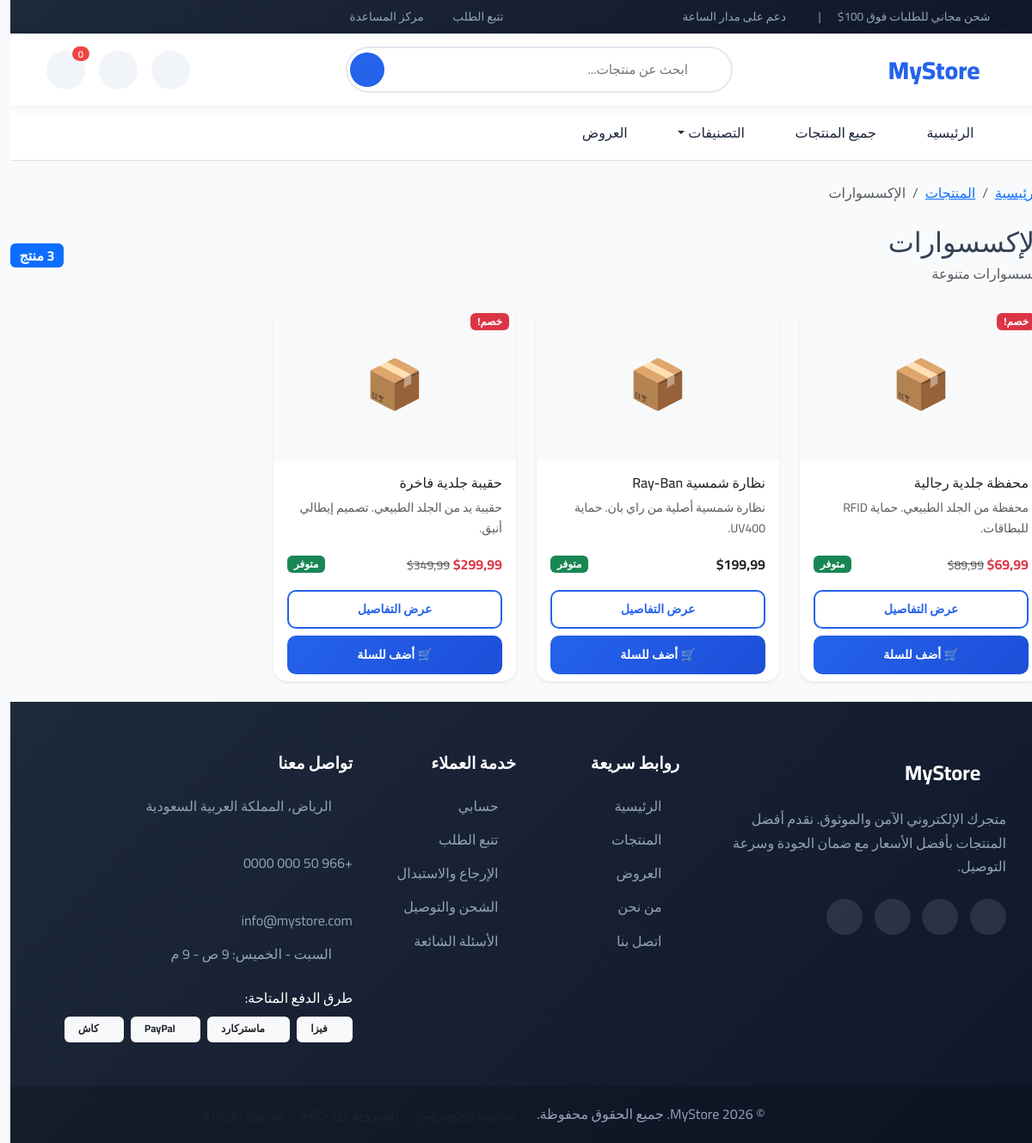
/category/accessories/, run on the app's committed database.
### products/models.py (models this page shows, shortened)
class Category(models.Model):
    name = models.CharField(max_length=100, unique=True)
    slug = models.SlugField(max_length=100, unique=True, blank=True)
    description = models.TextField(blank=True)
    image = models.ImageField(upload_to=secure_image_path, blank=True, null=True)
    parent = models.ForeignKey(
        'self',
        on_delete=models.CASCADE,
        null=True,
        blank=True,
        related_name='children'
    )
    is_active = models.BooleanField(default=True)
    created_at = models.DateTimeField(auto_now_add=True)
    updated_at = models.DateTimeField(auto_now=True)
    class Meta:
        verbose_name_plural = 'Categories'
        ordering = ['name']

class Product(models.Model):
    id = models.UUIDField(primary_key=True, default=uuid.uuid4, editable=False)
    name = models.CharField(max_length=200)
    slug = models.SlugField(max_length=200, unique=True, blank=True)
    description = models.TextField()
    price = models.DecimalField(
        max_digits=10,
        decimal_places=2,
        validators=[MinValueValidator(Decimal('0.01'))]
    )
    discount_price = models.DecimalField(
        max_digits=10,
        decimal_places=2,
        null=True,
        blank=True,
        validators=[MinValueValidator(Decimal('0.00'))]
    )
    category = models.ForeignKey(
        Category,
        on_delete=models.SET_NULL,
        null=True,
        related_name='products'
    )
    stock = models.PositiveIntegerField(
        default=0,
        validators=[MaxValueValidator(999999)]
    )
    image = models.ImageField(upload_to=secure_image_path, blank=True, null=True)
    is_active = models.BooleanField(default=True)
    is_featured = models.BooleanField(default=False)
    created_by = models.ForeignKey(
        User,
        on_delete=models.SET_NULL,
        null=True,
        related_name='products_created'
    )
    created_at = models.DateTimeField(auto_now_add=True)
    updated_at = models.DateTimeField(auto_now=True)
    class Meta:
        ordering = ['-created_at']
        indexes = [
            models.Index(fields=['slug']),
            models.Index(fields=['is_active', 'is_featured']),
        ]
    @property
    def is_in_stock(self):
        return self.stock > 0

### products/views.py (the view)
# urls.py: path('category/<slug:slug>/', views.category_products, name='category_products'),
def category_products(request, slug):
    category = get_object_or_404(Category, slug=slug, is_active=True)
    products = Product.objects.filter(
        category=category,
        is_active=True
    ).order_by('-created_at')
    paginator = Paginator(products, 12)
    page = request.GET.get('page')
    try:
        products = paginator.page(page)
    except PageNotAnInteger:
        products = paginator.page(1)
    except EmptyPage:
        products = paginator.page(paginator.num_pages)
    return render(request, 'products/category_products.html', {
        'category': category,
        'products': products
    })

### templates/products/category_products.html (shortened to what this page needs)
{% extends 'base.html' %}
{% block content %}
<nav aria-label="breadcrumb" class="mb-4">
    <ol class="breadcrumb">
        <li class="breadcrumb-item"><a href="{% url 'products:home' %}">الرئيسية</a></li>
        <li class="breadcrumb-item"><a href="{% url 'products:product_list' %}">المنتجات</a></li>
        <li class="breadcrumb-item active">{{ category.name }}</li>
    </ol>
</nav>
<div class="d-flex justify-content-between align-items-center mb-4">
    <div>
        <h2 class="mb-1">{{ category.name }}</h2>
        {% if category.description %}
        <p class="text-muted mb-0">{{ category.description }}</p>
        {% endif %}
    </div>
    <span class="badge bg-primary fs-6">{{ products.paginator.count }} منتج</span>
</div>
{% if products %}
<div class="row row-cols-2 row-cols-md-3 row-cols-lg-4 g-4">
    {% for product in products %}
    <div class="col">
        <div class="card h-100 border-0 shadow-sm product-card">
            <div class="position-relative">
                {% if product.image %}
                <img src="{{ product.image.url }}" class="card-img-top" alt="{{ product.name }}" style="height: 180px; object-fit: cover;">
                {% else %}
                <div class="card-img-top bg-light d-flex align-items-center justify-content-center" style="height: 180px;">
                    <span class="display-4">📦</span>
                </div>
                {% endif %}
                {% if product.discount_price %}
                <span class="badge bg-danger position-absolute top-0 start-0 m-2">خصم!</span>
                {% endif %}
            </div>
            <div class="card-body">
                <h6 class="card-title text-truncate">{{ product.name }}</h6>
                <p class="card-text text-muted small">{{ product.description|truncatewords:10 }}</p>
                <div class="d-flex justify-content-between align-items-center">
                    {% if product.discount_price %}
                    <div>
                        <span class="text-danger fw-bold">${{ product.discount_price }}</span>
                        <small class="text-decoration-line-through text-muted">${{ product.price }}</small>
                    </div>
                    {% else %}
                    <span class="fw-bold">${{ product.price }}</span>
                    {% endif %}
                    {% if product.is_in_stock %}
                    <span class="badge bg-success">متوفر</span>
                    {% else %}
                    <span class="badge bg-danger">نفذ</span>
                    {% endif %}
                </div>
            </div>
            <div class="card-footer bg-transparent border-0 pt-0">
                <div class="d-grid gap-2">
                    <a href="{% url 'products:product_detail' product.slug %}" class="btn btn-outline-primary btn-sm">عرض التفاصيل</a>
                    {% if product.is_in_stock %}
                    <button class="btn btn-primary btn-sm add-to-cart-btn" data-product-id="{{ product.id }}">
                        🛒 أضف للسلة
                    </button>
                    {% endif %}
                </div>
            </div>
        </div>
    </div>
    {% endfor %}
</div>
{% endif %}
{% endblock %}

### data on the page
Category: name "الإكسسوارات", description "إكسسوارات متنوعة"
Product: shows "خصم!", name "محفظة جلدية رجالية", description "محفظة من الجلد الطبيعي. حماية RFID للبطاقات.", discount_price "69,99", price "89,99", stock "متوفر"
Product: name "نظارة شمسية Ray-Ban", description "نظارة شمسية أصلية من راي بان. حماية UV400.", price "199,99", stock "متوفر"
Product: shows "خصم!", name "حقيبة جلدية فاخرة", description "حقيبة يد من الجلد الطبيعي. تصميم إيطالي أنيق.", discount_price "299,99", price "349,99", stock "متوفر"

### other printed values
{{ products.paginator.count }} "3"
